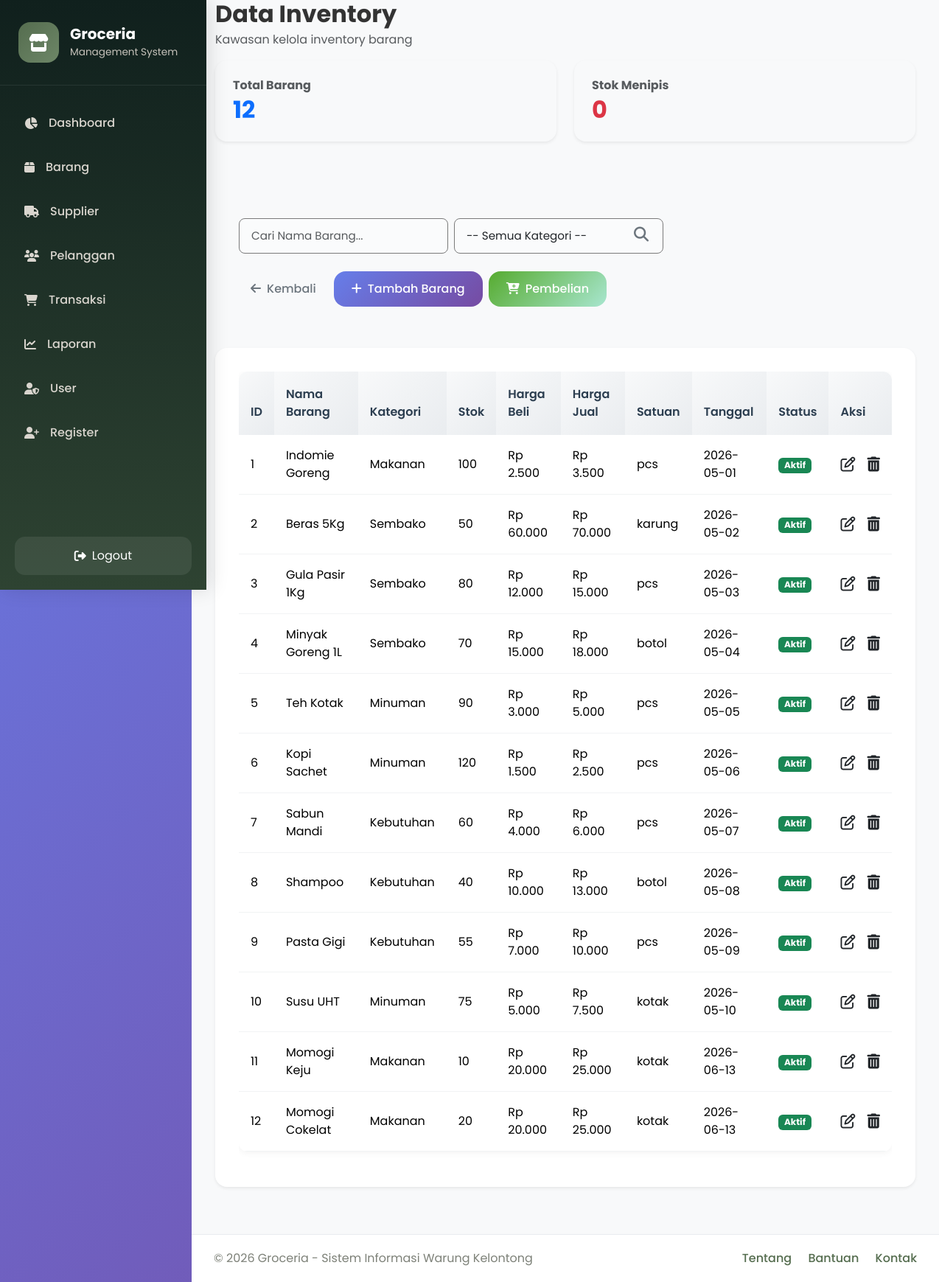
/barang/index.php (signed in), run on an earlier commit of the app's database.
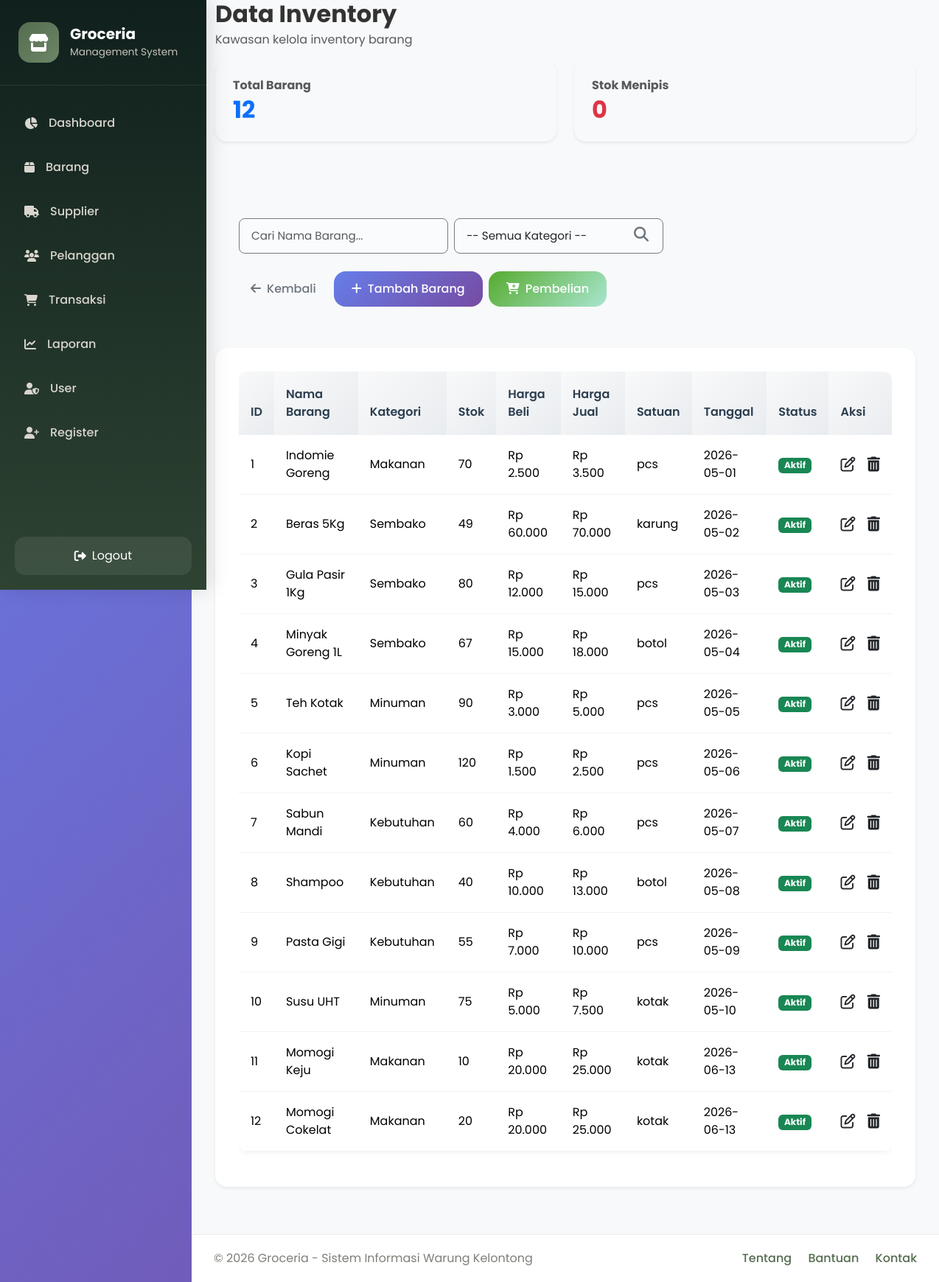
And on a later commit of the database.
### tables this page shows
CREATE TABLE `stok` (
  `id_stok` int(11) NOT NULL,
  `id_barang` int(11) DEFAULT NULL,
  `jumlah_stok` int(11) DEFAULT NULL,
  `stok_minimum` int(11) DEFAULT NULL,
  `terakhir_diupdate` datetime DEFAULT NULL
);

CREATE TABLE `barang` (
  `id_barang` int(11) NOT NULL,
  `nama_barang` varchar(100) DEFAULT NULL,
  `kategori` varchar(50) DEFAULT NULL,
  `harga_beli` int(11) DEFAULT NULL,
  `harga_jual` int(11) DEFAULT NULL,
  `satuan` varchar(20) DEFAULT NULL,
  `tanggal_ditambahkan` date DEFAULT NULL,
  `status_barang` enum('aktif','nonaktif') DEFAULT NULL
);

### barang/index.php (the view, shortened to what the changed rows need)
<?php
require_once '../config/koneksi.php';
$role_sekarang = $_SESSION['role'];
$total_barang = $conn->query("
    SELECT COUNT(*) as total
    FROM barang
")->fetch_assoc()['total'];
$stok_menipis = $conn->query("
    SELECT COUNT(*) as total
    FROM barang
    LEFT JOIN stok
        ON barang.id_barang = stok.id_barang
    WHERE IFNULL(stok.jumlah_stok,0)
          <= IFNULL(stok.stok_minimum,5)
")->fetch_assoc()['total'];
$search = $_GET['search'] ?? '';
$filter_kategori = $_GET['kategori'] ?? '';
$search_escaped = $conn->real_escape_string($search);
$searchTerm = "%{$search_escaped}%";
$sql = "
    SELECT
        b.id_barang,
        b.nama_barang,
        b.kategori,
        b.harga_beli,
        b.harga_jual,
        b.satuan,
        b.tanggal_ditambahkan,
        b.status_barang,
        st.jumlah_stok,
        st.stok_minimum
    FROM barang b
    LEFT JOIN stok st
        ON b.id_barang = st.id_barang
    WHERE b.nama_barang LIKE ?
";
$sql .= " ORDER BY b.id_barang ASC";
$stmt = $conn->prepare($sql);
if (!empty($filter_kategori)) {
    $stmt->bind_param("ss", $searchTerm, $filter_kategori);
} else {
    $stmt->bind_param("s", $searchTerm);
}
$stmt->execute();
$result = $stmt->get_result();
?>
<!DOCTYPE html>
<html lang="id">
<head>
    <link href="https://cdn.jsdelivr.net/npm/bootstrap@5.3.3/dist/css/bootstrap.min.css" rel="stylesheet">
    <link href="https://cdnjs.cloudflare.com/ajax/libs/font-awesome/6.5.1/css/all.min.css" rel="stylesheet">
    <link href="../assets/css/style.css" rel="stylesheet">
</head>
<body>
    <div class="wrapper d-flex max-vh-100">
        <div class="main-content">
            <div class="content-body">
                <div class="mb-4">
                    <h2 class="fw-bold mb-1">Data Inventory</h2>
                    <div class="row mb-4">
                        <div class="col-md-6 mb-3">
                            <div class="card border-0 rounded-4 shadow-sm p-4 bg-light">
                                <h2 class="fw-bold m-0 text-primary"><?= $total_barang; ?></h2>
                            </div>
                        </div>
                        <div class="col-md-6 mb-3">
                            <div class="card border-0 rounded-4 shadow-sm p-4 bg-light">
                                <h2 class="fw-bold m-0 text-danger"><?= $stok_menipis; ?></h2>
                            </div>
                        </div>
                    </div>
                    <div class="card border-0 rounded-4 shadow-sm">
                        <div class="card-body">
                            <div class="table-responsive">
                                <table class="table align-middle">
                                    <thead>
                                        <tr>
                                            <th>ID</th>
                                            <th>Nama Barang</th>
                                            <th>Kategori</th>
                                            <th>Stok</th>
                                            <th>Harga Beli</th>
                                            <th>Harga Jual</th>
                                            <th>Satuan</th>
                                            <th>Tanggal</th>
                                            <th>Status</th>
                                            <th>Aksi</th>
                                        </tr>
                                    </thead>
                                    <tbody>
                                        <?php if($result->num_rows > 0): ?>
                                            <?php while($row = $result->fetch_assoc()): ?>
                                            <tr>
                                                <td><?= $row['id_barang']; ?></td>
                                                <td><?= htmlspecialchars($row['nama_barang']); ?></td>
                                                <td><?= htmlspecialchars($row['kategori']); ?></td>
                                                <td>
                                                    <?= $row['jumlah_stok'] ?? 0; ?>
                                                </td>
                                                <td>Rp <?= number_format($row['harga_beli'], 0, ',', '.'); ?></td>
                                                <td>Rp <?= number_format($row['harga_jual'], 0, ',', '.'); ?></td>
                                                <td><?= htmlspecialchars($row['satuan']); ?></td>
                                                <td><?= $row['tanggal_ditambahkan']; ?></td>
                                                <td>
                                                    <?php if($row['status_barang'] == 'aktif'): ?>
                                                        <span class="badge bg-success">Aktif</span>
                                                    <?php else: ?>
                                                        <span class="badge bg-danger">Nonaktif</span>
                                                    <?php endif; ?>
                                                </td>
                                                <td>
                                                    <div class="d-flex align-items-center gap-3">
                                                        <a href="edit_barang.php?id=<?= $row['id_barang']; ?>"
                                                           class="text-dark fs-5 link-underline link-underline-opacity-0"
                                                           title="Edit Data">
                                                            <i class="fa-regular fa-pen-to-square"></i>
                                                        </a>
                                                        <?php if ($role_sekarang === 'admin') { ?>
                                                            <a href="hapus_barang.php?id=<?= $row['id_barang']; ?>"
                                                               onclick="return confirm('Ingin menghapus data ini?')"
                                                               class="text-dark fs-5 link-underline link-underline-opacity-0"
                                                               title="Hapus Data">
                                                                <i class="fa-solid fa-trash-can"></i>
                                                            </a>
                                                        <?php } ?>
                                                    </div>
                                                </td>
                                            </tr>
                                            <?php endwhile; ?>
                                        <?php endif; ?>
                                    </tbody>
                                </table>
                            </div>
                        </div>
                    </div>
                </div>
            </div>
        </div>
    </div>
</body>
</html>

What changed in the data, as far as the page shows it:
changed stok "Indomie Goreng": jumlah_stok "100" → "70"
changed stok "Beras 5Kg": jumlah_stok "50" → "49"
changed stok "Minyak Goreng 1L": jumlah_stok "70" → "67"
